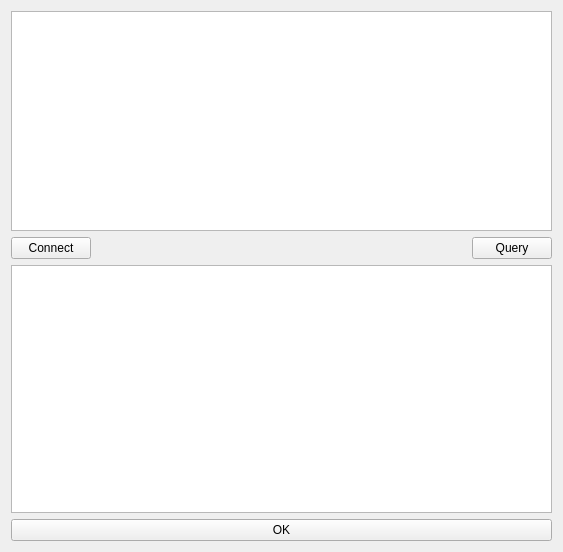
<?xml version="1.0" encoding="UTF-8"?>
<ui version="4.0">
 <class>DbSqliteClass</class>
 <widget class="QWidget" name="DbSqliteClass">
  <property name="geometry">
   <rect>
    <x>0</x>
    <y>0</y>
    <width>563</width>
    <height>552</height>
   </rect>
  </property>
  <property name="windowTitle">
   <string>DbSqlite</string>
  </property>
  <layout class="QGridLayout" name="gridLayout_2">
   <item row="0" column="0">
    <layout class="QGridLayout" name="gridLayout">
     <item row="0" column="0" colspan="3">
      <widget class="QTextEdit" name="display"/>
     </item>
     <item row="1" column="0">
      <widget class="QPushButton" name="btnConnect">
       <property name="text">
        <string>Connect</string>
       </property>
      </widget>
     </item>
     <item row="1" column="1">
      <spacer name="horizontalSpacer">
       <property name="orientation">
        <enum>Qt::Horizontal</enum>
       </property>
       <property name="sizeHint" stdset="0">
        <size>
         <width>188</width>
         <height>20</height>
        </size>
       </property>
      </spacer>
     </item>
     <item row="1" column="2">
      <widget class="QPushButton" name="btnQuery">
       <property name="text">
        <string>Query</string>
       </property>
      </widget>
     </item>
    </layout>
   </item>
   <item row="1" column="0">
    <widget class="QTableView" name="tableView"/>
   </item>
   <item row="2" column="0">
    <widget class="QPushButton" name="btnOK">
     <property name="text">
      <string>OK</string>
     </property>
    </widget>
   </item>
  </layout>
 </widget>
 <resources/>
 <connections/>
</ui>
